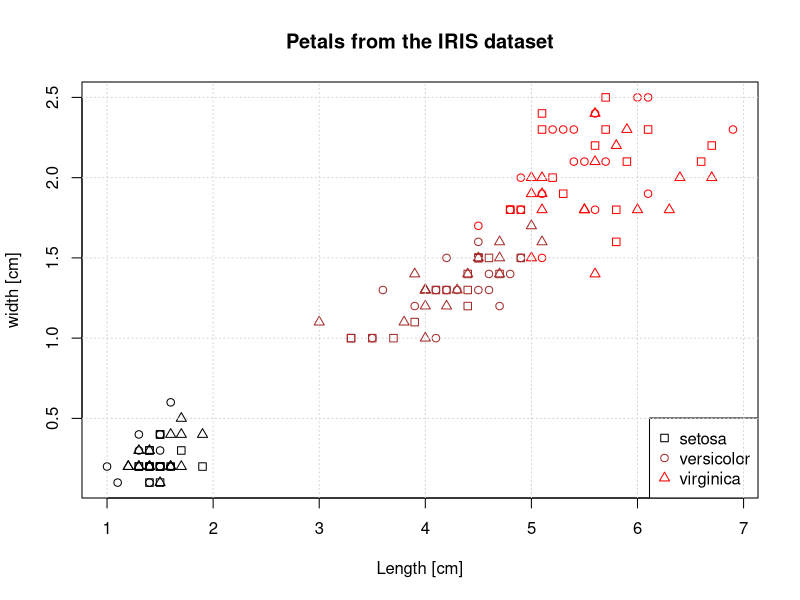

Reproduce this figure in R.
library(R.utils)
rm(list=ls())
cat("\014")

data <- iris

plot(x = data$Petal.Length, y = data$Petal.Width, xlab = "Length [cm]", ylab = "width [cm]",
  main = "Petals from the IRIS dataset", col = c("black", "brown", "red") [as.integer(data$Species)],
  pch = c(0, 1, 2))
legend(x = "bottomright", legend = c("setosa", "versicolor", "virginica"), col = c("black", "brown", "red"),
       pch = c(0, 1, 2))
grid(nx = NULL, ny = NULL, col = "lightgray", lty = "dotted")

